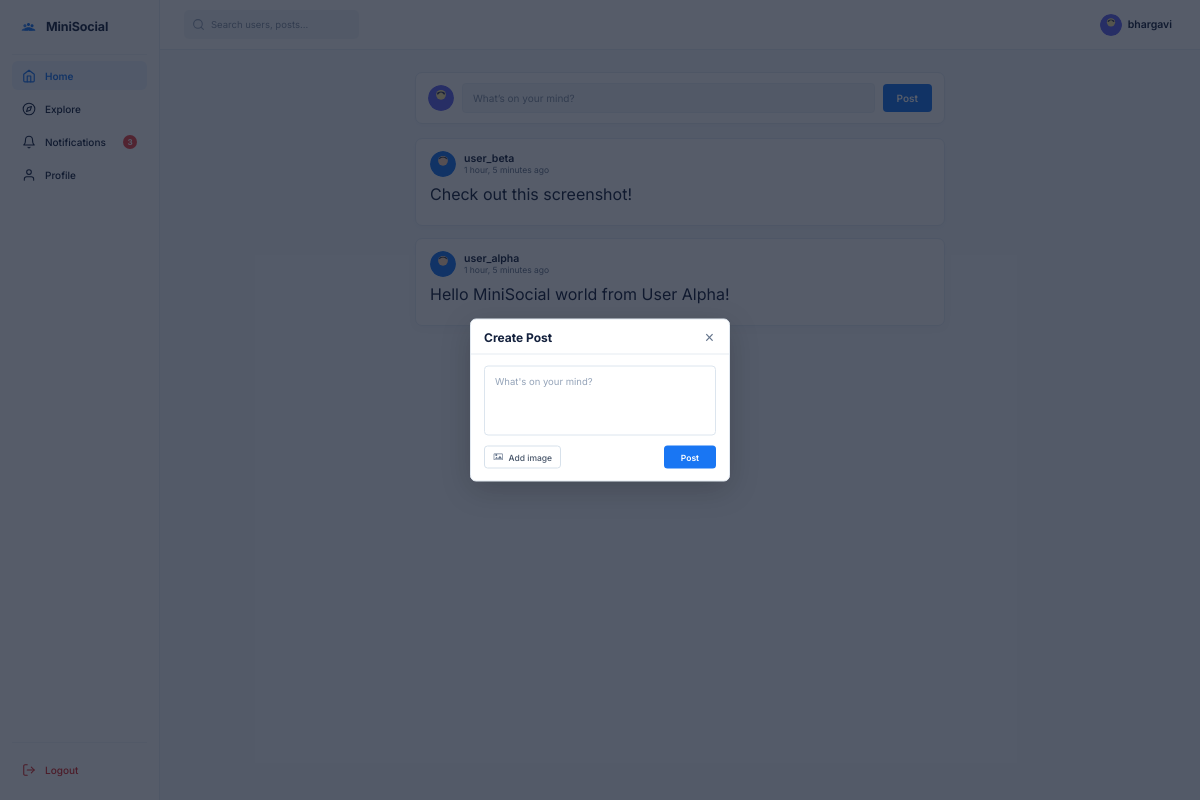
The app's page /demo/create-post/ (signed in) with its own data.
### backend/social/models.py (models this page shows, shortened)
class Post(models.Model):
    VISIBILITY_CHOICES = [
        ('public', 'Public'),
        ('followers', 'Followers'),
        ('circle', 'Circle'),
        ('private', 'Private'),
    ]
    author = models.ForeignKey(User, on_delete=models.CASCADE, related_name='posts')
    content = models.TextField(blank=True, default='')
    image = models.ImageField(upload_to='posts/', blank=True, null=True)
    visibility = models.CharField(max_length=20, choices=VISIBILITY_CHOICES, default='public')
    circle = models.ForeignKey(Circle, on_delete=models.CASCADE, null=True, blank=True, related_name='posts')
    mood = models.CharField(max_length=50, blank=True, null=True)
    expires_at = models.DateTimeField(null=True, blank=True)
    version_count = models.PositiveIntegerField(default=1)
    created_at = models.DateTimeField(auto_now_add=True)
    updated_at = models.DateTimeField(auto_now=True)
    class Meta:
        ordering = ['-created_at']

### backend/social/views.py (the view)
# urls.py: path('demo/create-post/', views.create_post_modal_demo_view, name='demo_create_post'),
@login_required
def create_post_modal_demo_view(request):
    posts = Post.objects.select_related('author', 'author__profile').all()[:2]
    return render(request, 'create_post.html', {'posts': posts})

### backend/social/context_processors.py (called while the page is built)
def unread_counts(request):
    if request.user.is_authenticated:
        unread_notifs = request.user.notifications.filter(is_read=False).count()
        unread_msgs = Message.objects.filter(
            conversation__participants__user=request.user,
            is_read=False
        ).exclude(sender=request.user).distinct().count()
        return {
            'unread_notifications_count': unread_notifs,
            'unread_messages_count': unread_msgs,
        }
    return {'unread_notifications_count': 0, 'unread_messages_count': 0}

### frontend/templates/create_post.html (shortened to what this page needs)
{% load static %}
<!DOCTYPE html>
<html lang="en">
<head>
  <link rel="stylesheet" href="{% static 'css/home.css' %}">
  <link rel="stylesheet" href="{% static 'css/create-post.css' %}">
</head>
<body>
  <div class="dashboard-layout" id="dashboard-background">
    <aside class="sidebar" id="dashboard-sidebar">
      <div class="sidebar-logo">
        <a href="{% url 'home' %}" style="display: flex; align-items: center; gap: 8px; text-decoration: none;">
          <span class="logo-icon-wrap" aria-hidden="true">
          </span>
          <span class="logo-title">MiniSocial</span>
        </a>
      </div>
      <nav class="sidebar-nav" aria-label="Main Navigation">
        <ul class="nav-list">
          <li class="nav-item">
            <a href="{% url 'home' %}" class="nav-link active" id="nav-item-home">
              <span class="nav-icon" aria-hidden="true">
                <svg viewBox="0 0 24 24" fill="none" stroke="currentColor" stroke-width="2" stroke-linecap="round" stroke-linejoin="round">
                  <path d="M3 9l9-7 9 7v11a2 2 0 0 1-2 2H5a2 2 0 0 1-2-2z"/>
                  <polyline points="9 22 9 12 15 12 15 22"/>
                </svg>
              </span>
              <span class="nav-label">Home</span>
            </a>
          </li>
          <li class="nav-item">
            <a href="{% url 'followers' %}" class="nav-link" id="nav-item-explore">
              <span class="nav-icon" aria-hidden="true">
                <svg viewBox="0 0 24 24" fill="none" stroke="currentColor" stroke-width="1.8" stroke-linecap="round" stroke-linejoin="round">
                  <circle cx="12" cy="12" r="10"/>
                  <polygon points="16.24 7.76 14.12 14.12 7.76 16.24 9.88 9.88 16.24 7.76"/>
                </svg>
              </span>
              <span class="nav-label">Explore</span>
            </a>
          </li>
          <li class="nav-item">
            <a href="{% url 'notifications' %}" class="nav-link" id="nav-item-notifications">
              <span class="nav-icon" aria-hidden="true">
                <svg viewBox="0 0 24 24" fill="none" stroke="currentColor" stroke-width="1.8" stroke-linecap="round" stroke-linejoin="round">
                  <path d="M18 8A6 6 0 0 0 6 8c0 7-3 9-3 9h18s-3-2-3-9"/>
                  <path d="M13.73 21a2 2 0 0 1-3.46 0"/>
                </svg>
              </span>
              <span class="nav-label">Notifications</span>
              {% if unread_notifications_count > 0 %}
              <span class="notif-badge">{{ unread_notifications_count }}</span>
              {% endif %}
            </a>
          </li>
          <li class="nav-item">
            <a href="{% url 'profile' %}" class="nav-link" id="nav-item-profile">
              <span class="nav-icon" aria-hidden="true">
                <svg viewBox="0 0 24 24" fill="none" stroke="currentColor" stroke-width="1.8" stroke-linecap="round" stroke-linejoin="round">
                  <path d="M20 21v-2a4 4 0 0 0-4-4H8a4 4 0 0 0-4 4v2"/>
                  <circle cx="12" cy="7" r="4"/>
                </svg>
              </span>
              <span class="nav-label">Profile</span>
            </a>
          </li>
        </ul>
      </nav>
      <div class="sidebar-bottom">
        <a href="{% url 'logout' %}" class="nav-link logout-link" id="nav-item-logout">
          <span class="nav-icon" aria-hidden="true">
            <svg viewBox="0 0 24 24" fill="none" stroke="currentColor" stroke-width="1.8" stroke-linecap="round" stroke-linejoin="round">
              <path d="M9 21H5a2 2 0 0 1-2-2V5a2 2 0 0 1 2-2h4"/>
              <polyline points="16 17 21 12 16 7"/>
              <line x1="21" y1="12" x2="9" y2="12"/>
            </svg>
          </span>
          <span class="nav-label">Logout</span>
        </a>
      </div>
    </aside>
    <div class="main-wrapper">
      <header class="topbar">
        <div class="search-box-wrap">
          <span class="search-icon" aria-hidden="true">
            <svg viewBox="0 0 24 24" fill="none" stroke="currentColor" stroke-width="2" stroke-linecap="round" stroke-linejoin="round">
              <circle cx="11" cy="11" r="8"/>
              <line x1="21" y1="21" x2="16.65" y2="16.65"/>
            </svg>
          </span>
          <input type="text" class="search-input" placeholder="Search users, posts..." readonly>
        </div>
        <div class="topbar-user-area">
          <div class="user-chip">
            <div class="user-avatar-wrap">
              <svg class="avatar-svg" viewBox="0 0 32 32" xmlns="http://www.w3.org/2000/svg">
                <circle cx="16" cy="16" r="16" fill="{{ request.user.profile.avatar_color|default:'#6366F1' }}"/>
                <circle cx="16" cy="12" r="6" fill="#FEEAA1"/>
                <path d="M11 11C11 7 21 7 21 11C21 12 19 12 18 10C17 9 15 9 14 10C13 12 11 12 11 11Z" fill="#3D405B"/>
                <path d="M8 26C8 21 12 19 16 19C20 19 24 21 24 26H8Z" fill="{{ request.user.profile.avatar_color|default:'#818CF8' }}"/>
              </svg>
            </div>
            <span class="user-name">{{ request.user.username }}</span>
          </div>
        </div>
      </header>
      <main class="feed-viewport">
        <div class="feed-column">
          <div class="create-post-card" id="feed-composer-trigger" style="cursor: pointer;">
            <div class="composer-inner">
              <div class="composer-avatar-wrap" aria-hidden="true">
                <svg class="avatar-svg" viewBox="0 0 32 32" xmlns="http://www.w3.org/2000/svg">
                  <circle cx="16" cy="16" r="16" fill="{{ request.user.profile.avatar_color|default:'#6366F1' }}"/>
                  <circle cx="16" cy="12" r="6" fill="#FEEAA1"/>
                  <path d="M11 11C11 7 21 7 21 11C21 12 19 12 18 10C17 9 15 9 14 10C13 12 11 12 11 11Z" fill="#3D405B"/>
                  <path d="M8 26C8 21 12 19 16 19C20 19 24 21 24 26H8Z" fill="{{ request.user.profile.avatar_color|default:'#818CF8' }}"/>
                </svg>
              </div>
              <input type="text" class="composer-input" placeholder="What’s on your mind?" readonly>
              <button type="button" class="btn-post">Post</button>
            </div>
          </div>
          <div class="posts-stream" id="posts-stream-container">
            {% for post in posts %}
            <article class="post-card">
              <div class="post-header">
                <div class="post-author-box">
                  <div class="post-avatar">
                    <svg class="avatar-svg" viewBox="0 0 32 32" xmlns="http://www.w3.org/2000/svg">
                      <circle cx="16" cy="16" r="16" fill="{{ post.author.profile.avatar_color|default:'#1976F3' }}"/>
                      <circle cx="16" cy="12" r="6" fill="#FCD5B5"/>
                      <path d="M11 10C11 6 21 6 21 10C21 11 19 8 16 8C13 8 11 11 11 10Z" fill="#1E293B"/>
                      <path d="M8 26C8 21 12 19 16 19C20 19 24 21 24 26H8Z" fill="{{ post.author.profile.avatar_color|default:'#1976F3' }}"/>
                    </svg>
                  </div>
                  <div class="author-meta">
                    <span class="author-username">{{ post.author.username }}</span>
                    <span class="post-time">{{ post.created_at|timesince }} ago</span>
                  </div>
                </div>
              </div>
              <div class="post-body">
                <p class="post-text-content">{{ post.content }}</p>
              </div>
            </article>
            {% endfor %}
          </div>
        </div>
      </main>
    </div>
  </div>
  <div
    class="create-post-modal"
    id="create-post-modal"
    role="dialog"
    aria-modal="true"
    aria-labelledby="modal-title"
  >
    <div class="modal-header">
      <h2 class="modal-title" id="modal-title">Create Post</h2>
      <button type="button" class="btn-close-modal" id="btn-close-modal" aria-label="Close modal">&times;</button>
    </div>
    <div class="modal-divider"></div>
    <form id="create-post-form" class="modal-body" method="POST" action="{% url 'create_post' %}" enctype="multipart/form-data">
      <div class="textarea-wrapper">
        <textarea
          id="post-text-input"
          name="content"
          class="post-textarea"
          placeholder="What's on your mind?"
          spellcheck="false"
        ></textarea>
      </div>
      <div class="modal-actions-bar">
        <button type="button" class="btn-add-image" id="btn-trigger-image">
          <span>Add image</span>
        </button>
        <button type="submit" class="btn-submit-post" id="btn-submit-post">
          Post
        </button>
      </div>
    </form>
  </div>
</body>
</html>

### frontend/static/css/create-post.css (style rules this page uses)
.create-post-modal { position: fixed; top: 50%; left: 50%; transform: translate(-50%, -50%); z-index: 1000; width: 260px; max-width: calc(100% - 30px); background-color: #FFFFFF; border: 1px solid #E1E8F0; border-radius: 6px; box-shadow: 0 8px 30px rgba(0, 0, 0, 0.18); font-family: 'Inter', -apple-system, BlinkMacSystemFont, Arial, sans-serif; overflow: hidden; display: flex; flex-direction: column; transition: opacity 0.2s ease, transform 0.2s ease, visibility 0.2s ease; visibility: visible; opacity: 1; }
.modal-header { display: flex; align-items: center; justify-content: space-between; padding: 10px 13px 8px 13px; }
.modal-title { font-size: 12px; font-weight: 700; color: #14213D; line-height: 1.2; margin: 0; }
.btn-close-modal { background: none; border: none; font-size: 16px; color: #64748B; cursor: pointer; line-height: 1; padding: 0 2px; display: inline-flex; align-items: center; justify-content: center; transition: color 0.15s ease; }
.modal-divider { width: 100%; height: 1px; background-color: #E6ECF2; border: none; margin: 0; }
.modal-body { padding: 11px 13px 12px 13px; display: flex; flex-direction: column; gap: 8px; }
.textarea-wrapper { width: 100%; display: flex; flex-direction: column; }
.post-textarea { width: 100%; height: 70px; background-color: #FFFFFF; border: 1px solid #DCE5EE; border-radius: 4px; resize: none; padding: 8px 10px; font-family: inherit; font-size: 9.5px; font-weight: 400; color: #14213D; line-height: 1.4; outline: none; transition: border-color 0.15s ease; }
.post-textarea::placeholder { color: #94A3B8; font-size: 9.5px; font-weight: 400; }
.modal-actions-bar { display: flex; align-items: center; justify-content: space-between; margin-top: 2px; }
.btn-add-image { display: inline-flex; align-items: center; gap: 5px; height: 23px; padding: 0 8px; background-color: #FFFFFF; border: 1px solid #D7E1EB; border-radius: 3.5px; color: #475569; font-family: inherit; font-size: 8.5px; font-weight: 500; cursor: pointer; transition: background-color 0.15s ease, border-color 0.15s ease, color 0.15s ease; }
.btn-add-image .btn-icon-svg { width: 10.5px; height: 10.5px; color: #64748B; flex-shrink: 0; }
.btn-submit-post { width: 52px; height: 23px; background-color: #1976F3; color: #FFFFFF; border: none; border-radius: 3.5px; font-family: inherit; font-size: 8.5px; font-weight: 600; cursor: pointer; display: inline-flex; align-items: center; justify-content: center; transition: background-color 0.15s ease; }

### records on screen
Post: author.username "user_beta", created_at "1 hour, 5 minutes", content "Check out this screenshot!"
Post: author.username "user_alpha", created_at "1 hour, 5 minutes", content "Hello MiniSocial world from User Alpha!"

### other values on screen
{{ unread_notifications_count }} "3"
{{ request.user.username }} "bhargavi"
